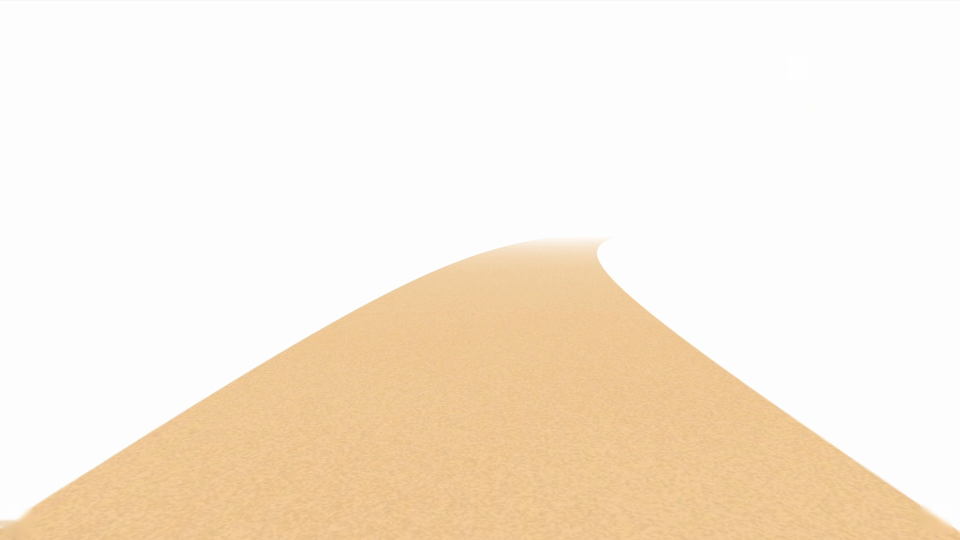
#> input picture video/hyperframes/assets/dune/f043.jpg, 1920 x 1080 px, given in place of f043.png, which was not available (shown at 1/2 size)
$ python gen.py
#> lines starting #> are read from the running program, lines starting #| are printed output that depends on the picture; after the words box and inside, x2 and y2 are one past the last pixel; in counts of white or black regions, pixels touching at a corner belong together; pictures that were not available may be replaced by others from this repository, and a replacement may not be noted
import cv2, numpy as np, json
O="orig"
def fr(f): return cv2.imread(f"{O}/f{f:03d}.png")
#> called with f = 43
#> returned value is the input picture: shape (1080, 1920, 3); mean B, G, R 220.9, 236.4, 248.3
def clean_ui(im, white_bg_cursor=True):
#> called with white_bg_cursor = True
    m=np.zeros(im.shape[:2],np.uint8)
    cv2.rectangle(m,(1570,105),(1620,165),255,-1)        # cursor
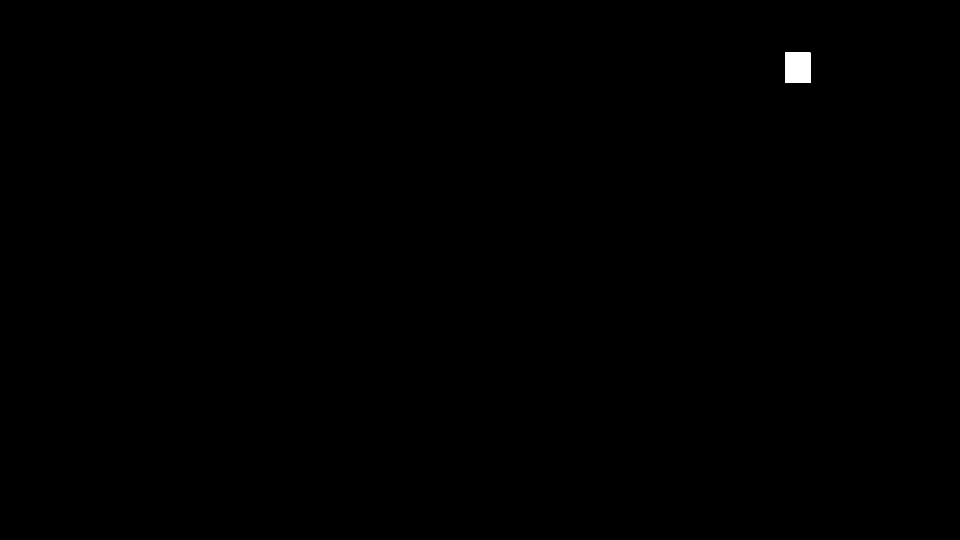
#> m: shape (1080, 1920) (shown at 1/2 size); 0.15% white; 1 white region, box (x1, y1, x2, y2) and area: (1570, 105, 1621, 166) 3111
    cv2.circle(m,(36,1040),38,255,-1)                       # bottom-left badge
    cv2.circle(m,(1872,1032),38,255,-1)                     # bottom-right badge
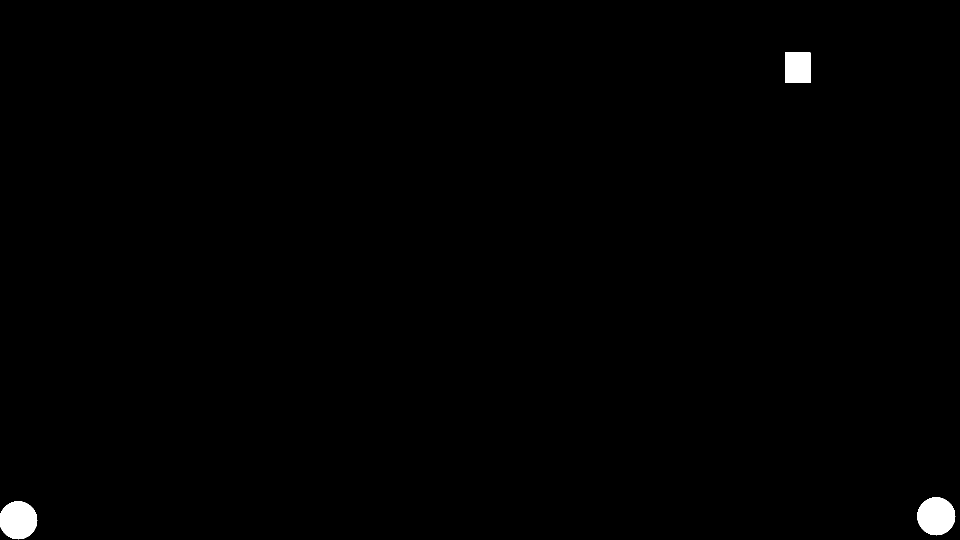
#> m: shape (1080, 1920) (shown at 1/2 size); 0.58% white; 3 white regions, box (x1, y1, x2, y2) and area: (1834, 994, 1911, 1071) 4513, (0, 1002, 75, 1079) 4495, (1570, 105, 1621, 166) 3111
    return m
def leafmask(im):
    hsv=cv2.cvtColor(im,cv2.COLOR_BGR2HSV).astype(int)
    g=(hsv[...,0]>28)&(hsv[...,0]<95)&(hsv[...,1]>18)&(hsv[...,2]>50)
    return g.astype(np.uint8)*255
# ---- dune still + blow-away frames
for f in [43]+list(range(46,59)):
    im=fr(f); m=clean_ui(im)
    if f>=46:
        hsv=cv2.cvtColor(im,cv2.COLOR_BGR2HSV).astype(int)
        bgr=im.astype(int); gr=bgr[...,1]-bgr[...,2]
        bgm=cv2.medianBlur(im,31).astype(int); grb=bgm[...,1]-bgm[...,2]
        mn=bgr.min(2)
        loc=((((gr-grb)>3)&(mn<215)&(grb<-15)).astype(np.uint8))*255
        loc=cv2.morphologyEx(loc,cv2.MORPH_OPEN,np.ones((3,3),np.uint8))
        nn,ll,ss,_=cv2.connectedComponentsWithStats(loc)
        for j in range(1,nn):
            if ss[j][4]<60: loc[ll==j]=0
        lm=(((hsv[...,0]>27)&(hsv[...,0]<95)&(hsv[...,1]>16))|((gr>=2)&(mn<252))).astype(np.uint8)*255
        lm=cv2.morphologyEx(lm,cv2.MORPH_OPEN,np.ones((2,2),np.uint8)); lm=np.maximum(lm,loc)
        if f<=54:
            ref=fr(43).astype(float); sandm=ref.min(2)<200
            ratio=(255-bgr[...,0][sandm])/np.maximum(1,255-ref[...,0][sandm]); aa=float(np.median(ratio))
            pred=aa*ref+(1-aa)*255
            dg=(bgr[...,1]-bgr[...,2])-(pred[...,1]-pred[...,2])
            dev=((dg>5)&sandm&(bgr.min(2)<235)).astype(np.uint8)*255
            dev=cv2.morphologyEx(dev,cv2.MORPH_OPEN,np.ones((3,3),np.uint8))
            nn,ll,ss,_=cv2.connectedComponentsWithStats(dev)
            for j in range(1,nn):
                if ss[j][4]<40: dev[ll==j]=0
            lm=np.maximum(lm,dev)
        m=np.maximum(m,cv2.dilate(lm,np.ones((13,13),np.uint8)))
    out=cv2.inpaint(im,m,9,cv2.INPAINT_TELEA)
    cv2.imwrite(f"assets/dune/f{f:03d}.jpg",out,[cv2.IMWRITE_JPEG_QUALITY,93])
#> pass 2 of the loop `for f in [43]+list(range(46,59)):`:
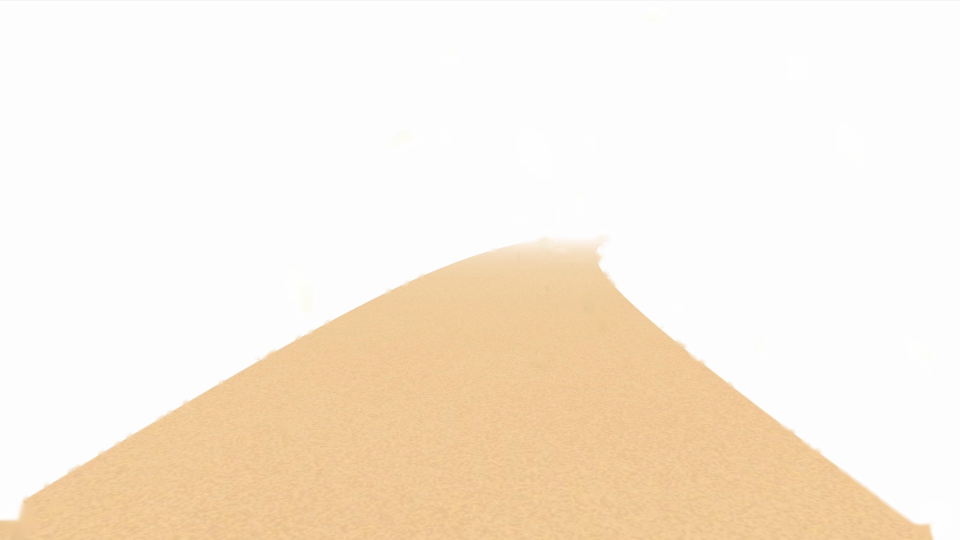
#> input picture video/hyperframes/assets/dune/f046.jpg, 1920 x 1080 px, given in place of f046.png, which was not available (shown at 1/2 size)
#> in fr, returned value is the input picture: shape (1080, 1920, 3); mean B, G, R 222.8, 237.4, 248.8
#> `loc=cv2.morphologyEx(loc,cv2.MORPH_OPEN,np.ones((3,3),np.uint8))`:
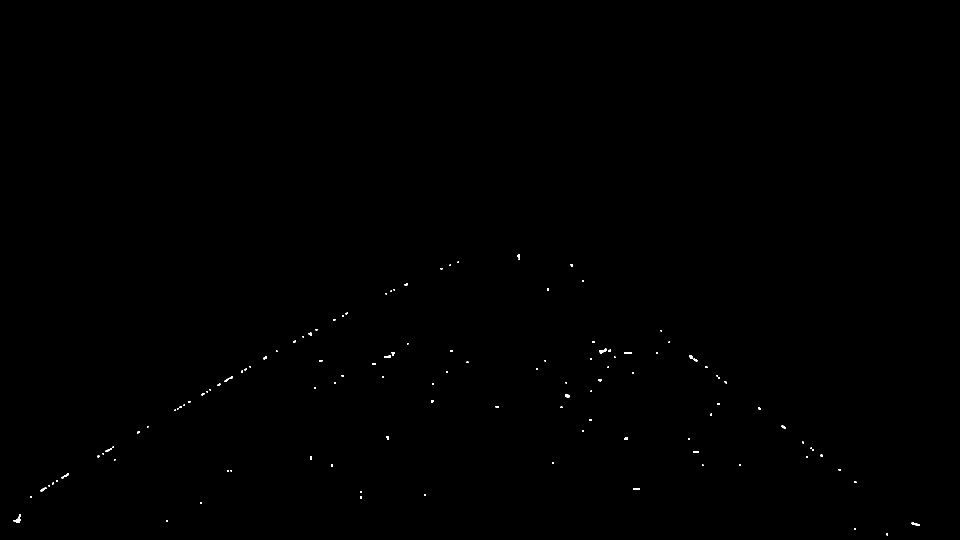
#> loc: shape (1080, 1920) (shown at 1/2 size); 0.12% white; 120 white regions (77 under 20 px), largest, box (x1, y1, x2, y2) and area: (27, 1028, 42, 1046) 122, (1198, 697, 1214, 708) 94, (1823, 1045, 1840, 1052) 63
#> `nn,ll,ss,_=cv2.connectedComponentsWithStats(loc)`: nn = 121; ss = 121 rows, first 6: [0, 0, 1920, 1080, 2071079], [1035, 508, 5, 8, 34], [1037, 517, 3, 3, 9], [915, 523, 3, 3, 9], [899, 529, 3, 3, 9], [1141, 528, 5, 6, 26]
#> sandm: shape (1080, 1920) bool; 30.7% white; 2 white regions (1 under 20 px), largest, box (x1, y1, x2, y2) and area: (0, 494, 1920, 1080) 637295
#> aa = 0.953
#> `nn,ll,ss,_=cv2.connectedComponentsWithStats(dev)`: nn = 67; ss = 67 rows, first 6: [0, 0, 1920, 1080, 2068664], [977, 500, 15, 8, 56], [1036, 508, 4, 5, 18], [1193, 524, 6, 4, 22], [1141, 528, 5, 4, 17], [1203, 542, 29, 33, 241]
#> `m=np.maximum(m,cv2.dilate(lm,np.ones((13,13),np.uint8)))`:
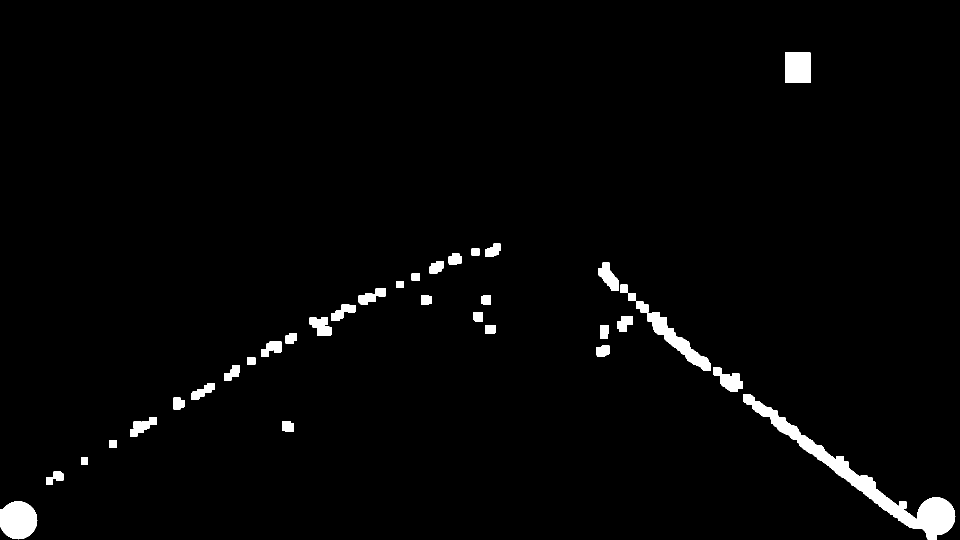
#> m: shape (1080, 1920) (shown at 1/2 size); 2.1% white; 37 white regions, largest, box (x1, y1, x2, y2) and area: (1486, 788, 1911, 1080) 14978, (0, 1002, 75, 1079) 4520, (1294, 624, 1422, 742) 3886
#> pass 3 of the loop `for f in [43]+list(range(46,59)):`:
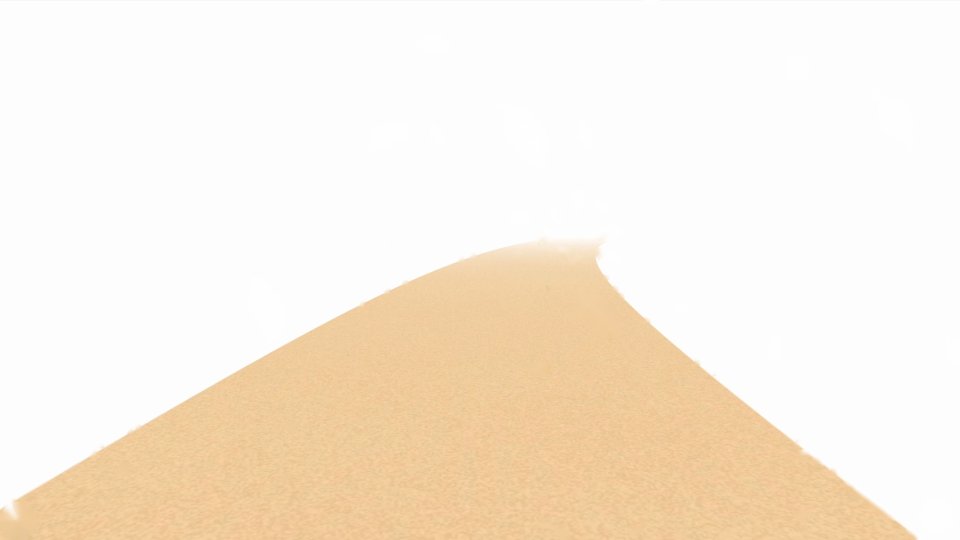
#> input picture video/hyperframes/assets/dune/f047.jpg, 1920 x 1080 px, given in place of f047.png, which was not available (shown at 1/2 size)
#> in fr, returned value is the input picture: shape (1080, 1920, 3); mean B, G, R 223.6, 237.9, 248.8
#> `loc=cv2.morphologyEx(loc,cv2.MORPH_OPEN,np.ones((3,3),np.uint8))`:
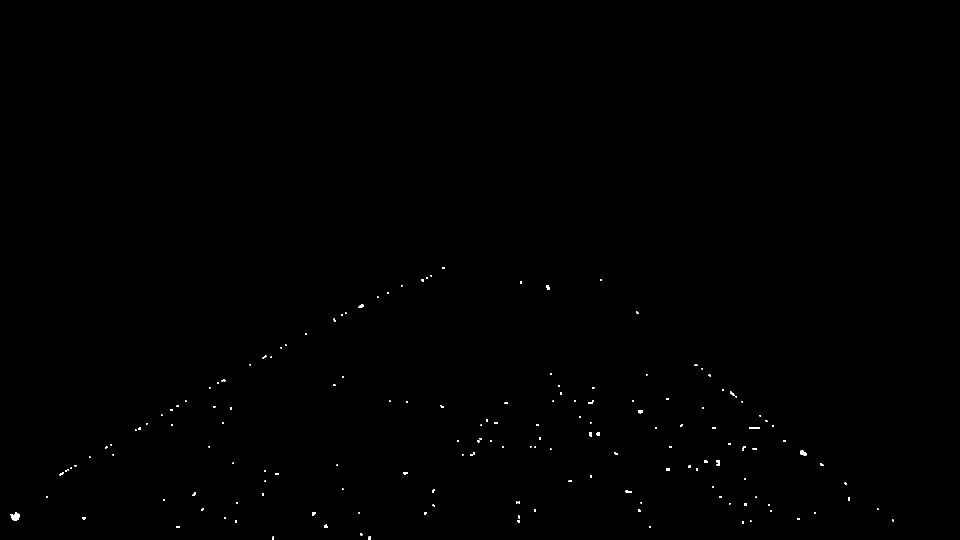
#> loc: shape (1080, 1920) (shown at 1/2 size); 0.17% white; 164 white regions (99 under 20 px), largest, box (x1, y1, x2, y2) and area: (21, 1024, 40, 1041) 211, (1600, 901, 1613, 911) 93, (1498, 854, 1519, 858) 84
#> `nn,ll,ss,_=cv2.connectedComponentsWithStats(loc)`: nn = 165; ss = 165 rows, first 6: [0, 0, 1920, 1080, 2070064], [884, 534, 6, 4, 19], [861, 550, 3, 3, 9], [852, 554, 4, 3, 12], [842, 558, 6, 6, 29], [1200, 558, 4, 4, 15]
#> aa = 0.935
#> `dev=cv2.morphologyEx(dev,cv2.MORPH_OPEN,np.ones((3,3),np.uint8))`:
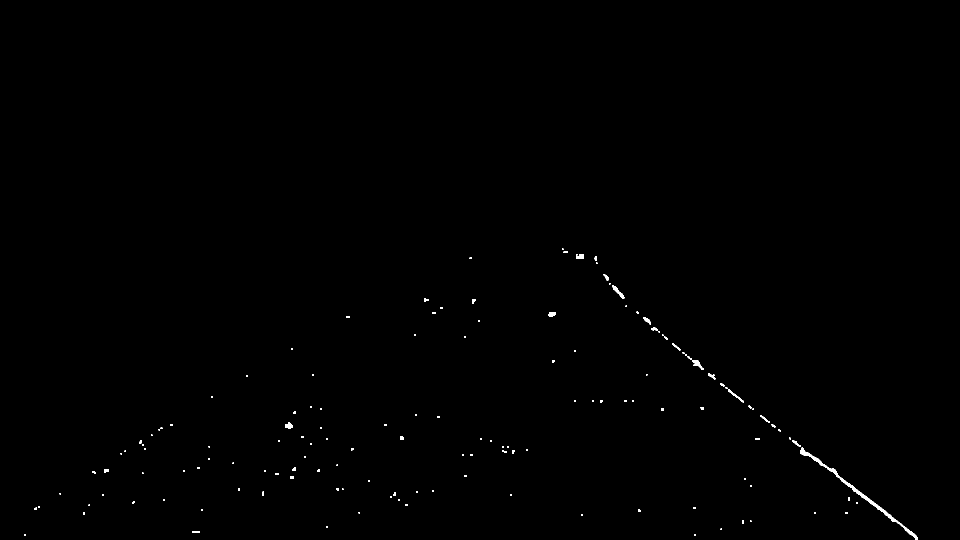
#> dev: shape (1080, 1920) (shown at 1/2 size); 0.28% white; 143 white regions (79 under 20 px), largest, box (x1, y1, x2, y2) and area: (1600, 895, 1836, 1080) 1692, (1375, 712, 1408, 740) 225, (1224, 571, 1249, 597) 197
#> `nn,ll,ss,_=cv2.connectedComponentsWithStats(dev)`: nn = 144; ss = 144 rows, first 6: [0, 0, 1920, 1080, 2067768], [1124, 497, 3, 3, 9], [1127, 502, 9, 4, 34], [1152, 508, 3, 3, 9], [1152, 508, 16, 10, 135], [1189, 513, 5, 9, 35]
#> (the run stopped early here; a loop or call above may not have finished)
